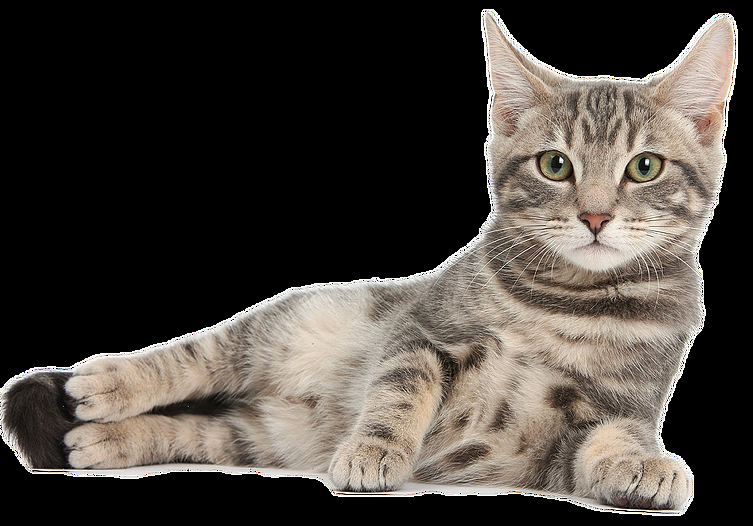
#> input picture src/img/cat.png, 753 x 526 px
$ python lsb_algorithm.py
#> lines starting #> are read from the running program, lines starting #| are printed output that depends on the picture
### src/utility.py
from os.path import getsize
from binascii import b2a_hex, a2b_hex
from random import choice

START_BUFFER = b'EEEEEEEEEEEEEEEEEEEEEEEEEEEEEEEEEEEEEEEEEEEEEEEE'
END_BUFFER = b'FFFFFFFFFFFFFFFFFFFFFFFFFFFFFFFFFFFFFFFFFFFFFFFF'
TAB = b'\t'


class Utility:

    def __init__(self, file_path):
        self.carrier_file = file_path

        if file_path != None:
            self.file_type = (file_path.split('.')[-1]).upper()

    # [74 lines left out: functions text_to_binary, set_bit, reconstitute_from_binary, not called in this run]

    def get_payload_size(self, file_path):
        return getsize(file_path) * 8

### src/lsb_algorithm.py
import cv2

from src import utility

import numpy as np
from matplotlib import pyplot as plt


def display_img(image):
    cv2.imshow('Cover Image', image)
    cv2.waitKey()
    cv2.destroyAllWindows()


def plot_histogram(path):
#> called with path = 'img/cat.png'
    img = cv2.imread(path, 0)
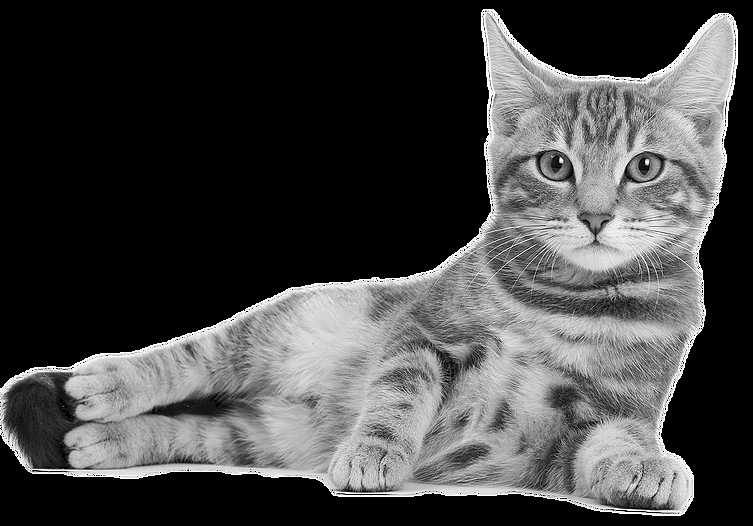
#> img: shape (526, 753); min 0, max 255, mean 69.3
    plt.hist(img.ravel(), 256, [0, 256])
    plt.show()
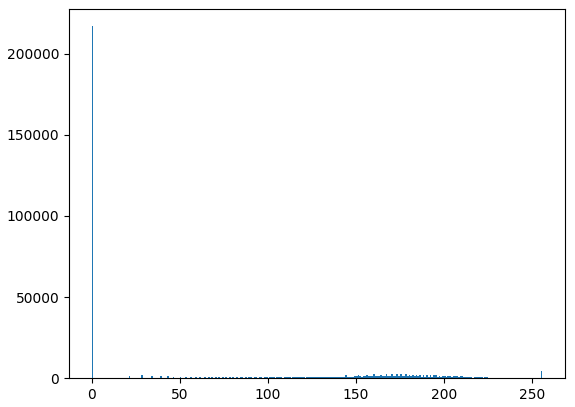
#> figure drawn by matplotlib, 1 panel; tallest bar 216975 high, from x = 0 to 1


class LSB:
    def __init__(self, data_path=None, image_path=None, save_path=None):
        self.data = data_path
        self.cover_img_path = image_path
        plot_histogram(self.cover_img_path)
        self.img = None
        self.save_dir = save_path
        self.image_type = None
        self.max_image_size = 0
        self.utils = utility.Utility(self.data)
        assert self.cover_img_path is not None
        self.file_type = self.data.split('.')[-1] if self.data else None
        self.prepare_img()

    def prepare_img(self):
        self.image_type = self.cover_img_path.split('.')[-1]
        if self.image_type.upper() == 'PNG':
            self.img = cv2.imread(self.cover_img_path)
#> self.img is the input picture: shape (526, 753, 3); mean B, G, R 62.2, 68, 74
            plt.hist(self.img.ravel(), 256, [0, 256])
            plt.show()
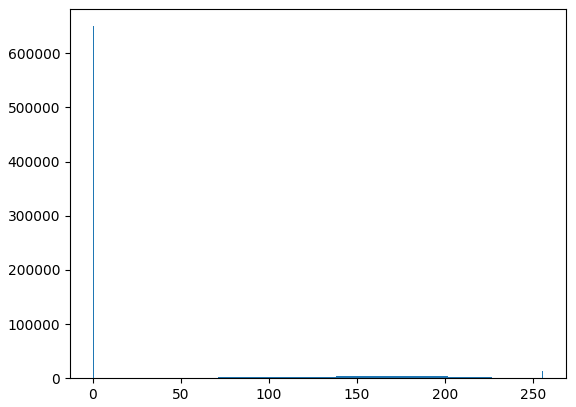
#> figure drawn by matplotlib, 1 panel; tallest bar 649776 high, from x = 0 to 1
            height, width = self.img.shape[:2]
#> height = 526; width = 753
            self.max_image_size = height * width
#> self.max_image_size = 396078

    def hide_bits(self):
        if self.max_image_size * 3 <= 2 * self.utils.get_payload_size(self.data):
            print('Can\'t Process')
        bitstream = iter(self.utils.text_to_binary(self.data, self.max_image_size * 3))

        height, width = self.img.shape[:2]
        blank_image = np.ones((height, width, 3), np.uint8)
        for row in range(height):
            for col in range(width):
                red, green, blue = self.img[row, col]
                rb = next(bitstream)

                red = self.utils.set_bit(red, rb)

                gb = next(bitstream)
                green = self.utils.set_bit(green, gb)

                bb = next(bitstream)
                blue = self.utils.set_bit(blue, bb)

                blank_image[row, col] = [red, green, blue]
        display_img(blank_image)
        plt.hist(blank_image.ravel(), 256, [0, 256])
        plt.show()
        cv2.imwrite(self.save_dir, blank_image)

    def extract_bits(self):
        height, width = self.img.shape[:2]
        hidden_data = ''
        for row in range(height):
            for col in range(width):
                red, green, blue = self.img[row, col]
                hidden_data += bin(red)[-1]

                hidden_data += bin(green)[-1]
                hidden_data += bin(blue)[-1]

        hidden_file = self.utils.reconstitute_from_binary(hidden_data, self.save_dir)
        return hidden_file


lsb = LSB(data_path='data/data.txt', image_path='img/cat.png', save_path='v.txt')
#> (the run stopped early here; a loop or call above may not have finished)
